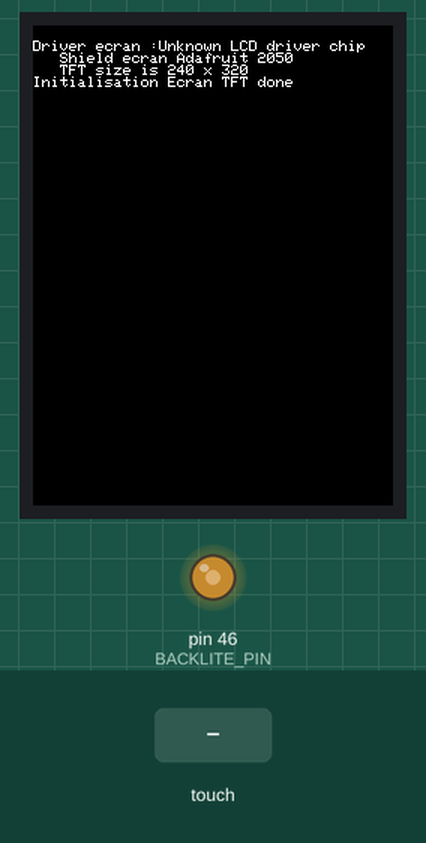
Simulated run of this sketch. Board: Arduino Mega 2560, built with avr-gcc and run on an emulated ATmega2560. On the bench: 240×320 colour display, output pins drawn as LEDs (lit = HIGH). The test bench sets the inputs (shaded band). What the sketch prints to the serial monitor is not drawn.

Above: at 1.5 s.
1.6 s: touch panel pressed at 13 % / 10 % of its raw x / y range
4.6 s: touch panel pressed at 38 % / 10 % of its raw x / y range
7.6 s: touch panel pressed at 62 % / 10 % of its raw x / y range
Timing chart, 0 to 10.6 s (numbered marks = the images above; inputs shaded):
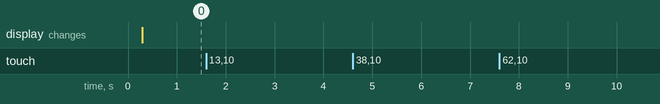

Measured:
- after the input at 1.6 s, every drawn part: stays the same
- after the input at 4.6 s, every drawn part: stays the same
- after the input at 7.6 s, every drawn part: stays the same

The sketch:

TFT_Tactile.ino
```cpp
// Fichier TFT_Tactile.ino

// Mise en oeuvre écran TFT Adafruit 2050
// Mise en oeuvre dalle tactile shield écran Adafruit 2050

// Version Environnement Arduino : 1.8.8
// Cible matérielle : Atmega 2560_R3

// Version démo validation fonctionnement écran TFT et dalle tactile: V1.0
// Validé le 16.12.2020

// Fichier d'en tête spécifiques
#include "TFT_Affichage.h"    // Pour affichage sur l'écran TFT
#include "Tactile.h"          // Pour gestion de la dalle tactile

// Inclure les bibliothèques pour gestion de l'écran TFT Adafruit 2050
#include <Adafruit_GFX.h> // Bibliothéque graphique : primitives d'affichage
#include <Adafruit_TFTLCD.h> // Gestion du processeur graphique

// The control pins for the LCD can be assigned to any digital or
// analog pins...but we'll use the analog pins as this allows us to
// double up the pins with the touch screen (see the TFT paint example).
#define LCD_CS A3 // Chip Select goes to Analog 3
#define LCD_CD A2 // Command/Data goes to Analog 2
#define LCD_WR A1 // LCD Write goes to Analog 1
#define LCD_RD A0 // LCD Read goes to Analog 0

#define LCD_RESET A4 // Can alternately just connect to Arduino's reset pin

// Assign human-readable names to some common 16-bit color values:
#define  BLACK   0x0000
#define BLUE    0x001F
#define RED     0xF800
#define GREEN   0x07E0
#define CYAN    0x07FF
#define MAGENTA 0xF81F
#define YELLOW  0xFFE0
#define WHITE   0xFFFF

// Définir l'objet tft pour l'écran TFT
Adafruit_TFTLCD tft(LCD_CS, LCD_CD, LCD_WR, LCD_RD, LCD_RESET);

// Inclure la bibliothéque de gestion de la dalle tactile
#include "TouchScreen.h"

// Définir l'objet ts pour la dalle tactile
TouchScreen ts = TouchScreen(XP, YP, XM, YM, 300);

// - Pour la dalle tactile
TSPoint p = {0, 0, 0};

/*--------------------------------------------------------------------------------------------*/
void setup(void)
{
  // Déclaration des variables locales
  uint16_t tft_identifier;

  Serial.begin(9600); // Initialiser les paramètres de la sortie série0, moniteur série par défaut
    Serial.println(F("TFT LCD test"));

#ifdef USE_ADAFRUIT_SHIELD_PINOUT
  Serial.println(F("Using Adafruit 2.8\" TFT Arduino Shield Pinout"));
#else
  Serial.println(F("Using Adafruit 2.8\" TFT Breakout Board Pinout"));
#endif

  Serial.print("TFT size is "); Serial.print(tft.width()); Serial.print("x"); Serial.println(tft.height());

  tft.reset();

  uint16_t identifier = tft.readID();

  if(identifier == 0x9325) {
    Serial.println(F("Found ILI9325 LCD driver"));
  } else if(identifier == 0x9328) {
    Serial.println(F("Found ILI9328 LCD driver"));
  } else if(identifier == 0x7575) {
    Serial.println(F("Found HX8347G LCD driver"));
  } else if(identifier == 0x9341) {
    Serial.println(F("Found ILI9341 LCD driver"));
  } else if(identifier == 0x8357) {
    Serial.println(F("Found HX8357D LCD driver"));
  } else {
    Serial.print(F("Unknown LCD driver chip: "));
    Serial.println(identifier, HEX);
    Serial.println(F("If using the Adafruit 2.8\" TFT Arduino shield, the line:"));
    Serial.println(F("  #define USE_ADAFRUIT_SHIELD_PINOUT"));
    Serial.println(F("should appear in the library header (Adafruit_TFT.h)."));
    Serial.println(F("If using the breakout board, it should NOT be #defined!"));
    Serial.println(F("Also if using the breakout, double-check that all wiring"));
    Serial.println(F("matches the tutorial."));
    return;
  }
  // Inititialisation de l'écran TFT
  analogWrite(BACKLITE_PIN,BACKLITE_0); // Rétro éclairage éteint
  tft.reset();
  tft_identifier = tft.readID();
  tft.begin(tft_identifier);
  tft.setRotation(0);
  tft.setTextColor(WHITE);
  tft.setTextSize(1); // Taille de texte : 1
  tft.setCursor(0,10);

  tft.fillScreen(BLACK);
  analogWrite(BACKLITE_PIN,BACKLITE_128);  // Rétro éclairage allumé

  if(tft_identifier==0x9486) tft.println ("Driver ecran : 0x9486 LCD driver");
    else if(tft_identifier == 0x8357) tft.println ("Driver ecran : HX8357D LCD driver");
      else tft.println ("Driver ecran :Unknown LCD driver chip");
  tft.println ("   Shield ecran Adafruit 2050");
  tft.print ("   TFT size is "); tft.print(tft.width()); tft.print(" x "); tft.println(tft.height());
  tft.println ("Initialisation Ecran TFT done");

  delay(100);
}
/*--------------------------------------------------------------------------------------------*/
void loop(void)
{
  p = Point_DalleTactile ();
  if (p.z >= MINPRESSURE && p.z <= MAXPRESSURE)// Appui valide sur la dalle tactile
  {
    Serial.println ("Appui dalle tactile valide");
    delay (500);
  }
} // Fin loop
```

TFT_Affichage.cpp
```cpp
// Fichier TFT_Affichage.cpp
// Routines de gestion d'affichage sur écran TFT Adafruit 2050

#include <Arduino.h>

#include "TFT_Affichage.h"
#include "Adafruit_TFTLCD.h"
```

TFT_Affichage.h
```cpp
// Fichier TFT_Affichage.h
// Spécifique à l'écran TFT Adafruit 2050

#include <Arduino.h>

// Définition de constantes symboliques
// Définition de la résolution du shield TFT : commune aux shields écran utilisés
#define TFT_X 320 // Axe horizontal
#define TFT_Y 480 // Axe vertical

// Définition de couleurs sur 16 bits
#define BLACK      0x0000     // (0, 0, 0)
#define DARKGREEN  0x0500     // (0, 128, 0) 0x03E0 valeur initiale
#define MAROON     0x7800     // (128, 0, 0)
#define BLUE       0x001F     // (0, 0, 255)
#define RED        0xF800     // (255, 0, 0)
#define GREEN      0x07E0     // (0, 255, 0)
#define CYAN       0x07FF     // (0, 255, 255)
#define MAGENTA    0xF81F     // (255, 0, 255)
#define YELLOW     0xFFE0     // (255, 255, 0)
#define ORANGE     0xFD20     // (255, 165, 0)
#define WHITE      0xFFFF     // (255, 255, 255)

/*--------------------------------------------------------------------------------*/
// Spécifique au shield écran TFT + dalle tactile Adafruit_2050_TFT
// Arduino Mega2560, mode Data parallèle

// Broches de contrôle écran TFT
#define LCD_CS A0
#define LCD_CD A1
#define LCD_WR A2
#define LCD_RD A3
#define LCD_RESET A4 // optional

// Pour mémo
//   D0 connects to digital pin 22
//   D1 connects to digital pin 23
//   D2 connects to digital pin 24
//   D3 connects to digital pin 25
//   D4 connects to digital pin 26
//   D5 connects to digital pin 27
//   D6 connects to digital pin 28
//   D7 connects to digital pin 29

// Gestion du rétroéclairage
#define BACKLITE_PIN 46 // Broche de gestion du rétro éclairage de l'écran TFT
#define BACKLITE_0 0 // Intensité du rétroclairage à 0
#define BACKLITE_128 128 // Intensité du rétroclairage à 128
```

Tactile.cpp
```cpp
// Fichier Tactile.cpp
// Gestion de la dalle tactile écran Adafruit 2050

#include <Arduino.h>
#include "TouchScreen.h"
#include "Adafruit_TFTLCD.h"
#include "Tactile.h"

#define SERIAL_DEBUG

extern TouchScreen ts;
extern Adafruit_TFTLCD tft;

/*--------------------------------------------------------------------------------------------*/
// Acquisition point d'appui sur la dalle tactile
// La fonction Point_DalleTactile prend en compte les écrans :
// - Adafruit 2050
/*--------------------------------------------------------------------------------------------*/
TSPoint Point_DalleTactile (void)
{
  TSPoint p = {0, 0, 0};

  //Pour dalle tactile shield écran Adafruit_2050_TFT
  p = ts.getPoint();
  #ifdef SERIAL_DEBUG
  Serial.println ("Données de la dalle tactile");
  Serial.print("Xt = "); Serial.print(p.x);
  Serial.print("\tYt = "); Serial.print(p.y);
  Serial.print("\tPressure = "); Serial.println(p.z);
  #endif

  // Mise à l'échelle 0->1023 vers tft.width() et tft.height()
  p.x = map(p.x, TS_MINX, TS_MAXX, 0, tft.width() - 1);
  p.y = map(p.y, TS_MINY, TS_MAXY, 0, tft.height() - 1);
  #ifdef SERIAL_DEBUB
  Serial.println ("Mapping ecran TFT");
  Serial.print("\tXe = "); Serial.print(p.x);
  Serial.print("\tYe = "); Serial.println(p.y);
  #endif

  return p;
}
/*--------------------------------------------------------------------------------------------*/
```

Tactile.h
```cpp
// Fichier Tactile.h

#include <Arduino.h>
#include "TouchScreen.h"

// Définition de constantes symboliques
#define YP A6   // must be an analog pin, use "An" notation!
#define XM A5   // must be an analog pin, use "An" notation!
#define YM 45   // can be a digital pin
#define XP 44   // can be a digital pin
// Gestion de la dalle tactile
//Measured ADC values for (0,0) and (320-1,480-1)
//TS_MINX corresponds to ADC value when X = 0
//TS_MINY corresponds to ADC value when Y = 0
//TS_MAXX corresponds to ADC value when X = 320 -1
//TS_MAXY corresponds to ADC value when Y = 480 -1

// Paramètres de calibration de la dalle tactile
#define TS_MINX 110
#define TS_MAXX 910
#define TS_MINY 65
#define TS_MAXY 935

// Valeurs limites d'appui sur dalle tactile
#define MINPRESSURE 10
#define MAXPRESSURE 500

/*----------------------------------------*/
// Fonctions prototypes pour dalle tactile
TSPoint Point_DalleTactile (void);
```
